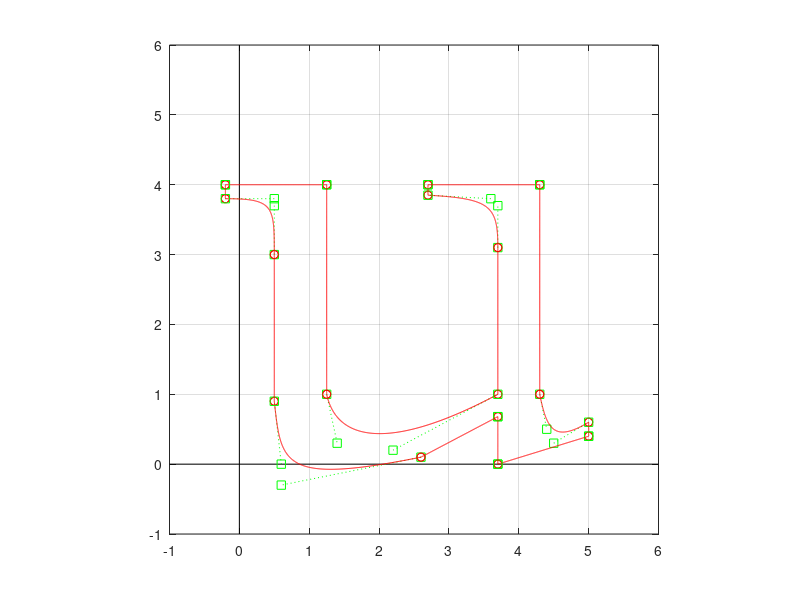

Reproduce this figure in MATLAB.
plot([-1 6],[0 0],'k',[0 0],[-1 6],'k');
hold on

x=[-.2 -.2 1.25 1.25;
    1.25 1.25 1.25 1.25;
    1.25 1.4 2.2 3.7;
    3.7 3.7 3.7 3.7;
    3.7 3.7 3.6 2.7;
    2.7 2.7 2.7 2.7;
    2.7 2.7 4.3 4.3;
    4.3 4.3 4.3 4.3;
    4.3 4.4 4.5 5;
    5 5 5 5;
    5 5 3.7 3.7;
    3.7 3.7 3.7 3.7;
    3.7 3.7 2.6 2.6;
    2.6 .6 .6 .5;
    .5 .5 .5 .5;
    .5 .5 .5 -.2;
    -.2 -.2 -.2 -.2];
    
y=[4 4 4 4;
    4 4 1 1;
    1 .3 .2 1;
    1 1 3.1 3.1;
    3.1 3.7 3.8 3.85;
    3.85 3.85 4 4;
    4 4 4 4;
    4 4 1 1;
    1 .5 .3 .6;
    .6 .6 .4 .4;
    .4 .4 0 0;
    0 0 .68 .68;
    .68 .68 .1 .1;
    .1 -.3 0 .9;
    .9 .9 3 3;
    3 3.7 3.8 3.8;
    3.8 3.8 4 4];

numcurves=size(x,1);
t=0:.002:1;

for i=1:numcurves
    plot(x(i,1),y(i,1),'ro',x(i,4),y(i,4),'ro')
    plot([x(i,1),x(i,2)],[y(i,1),y(i,2)],'g:')
    plot([x(i,3),x(i,4)],[y(i,3),y(i,4)],'g:')
    plot(x(i,2),y(i,2),'gs',x(i,3),y(i,3),'gs')
    bx=3*(x(i,2)-x(i,1));by=3*(y(i,2)-y(i,1));
    cx=3*(x(i,3)-x(i,2))-bx; cy=3*(y(i,3)-y(i,2))-by;
    dx=x(i,4)-x(i,1)-bx-cx; dy=y(i,4)-y(i,1)-by-cy;
    xp=x(i,1)+bx*t+cx*t.*t+dx*t.^3;
    yp=y(i,1)+by*t+cy*t.*t+dy*t.^3;
    plot(xp,yp,'r')
end

axis square
grid
hold off

    